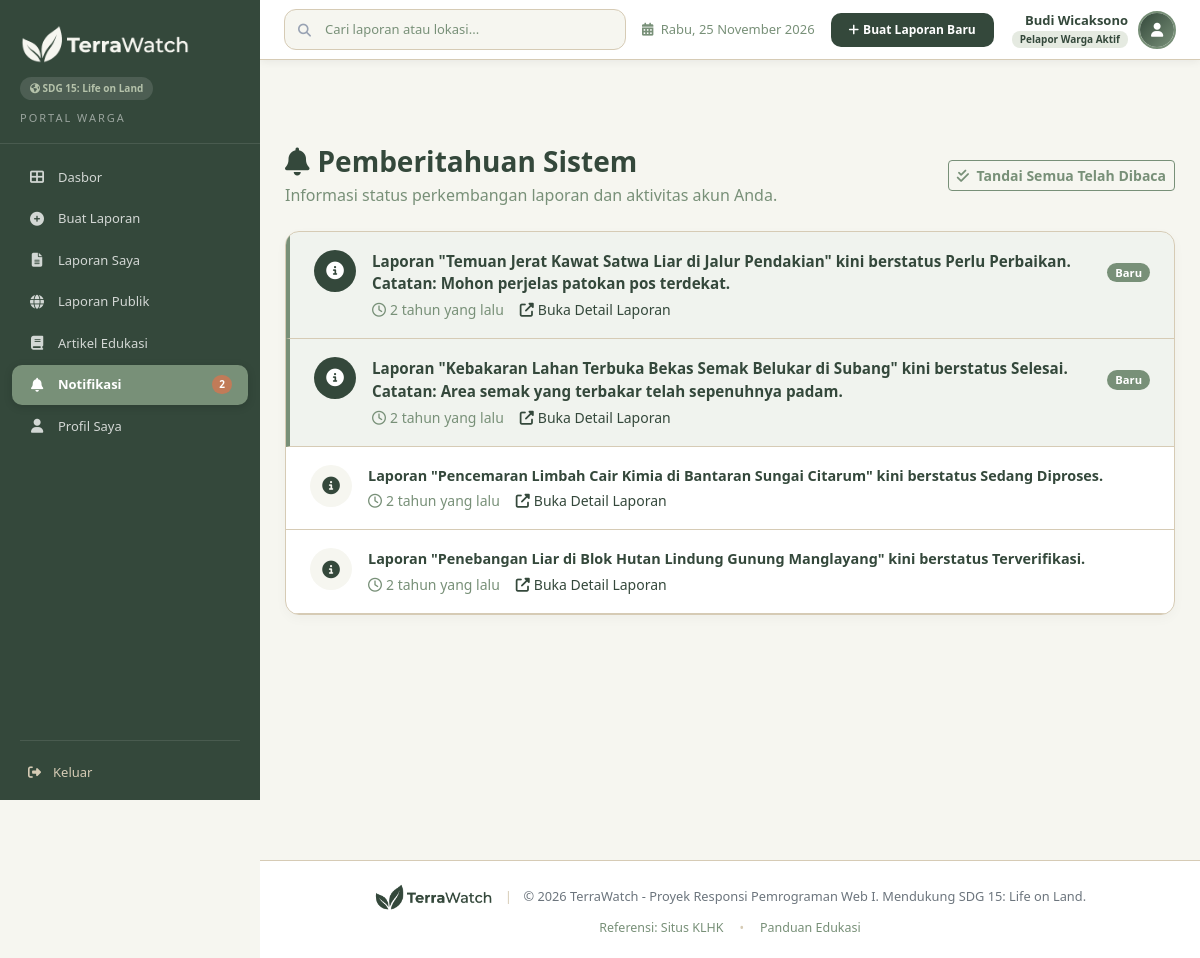
The page /user/notifikasi.php (signed in) on the database its author committed.
### tables this page shows
CREATE TABLE `notifications` (
  `notification_id` INT       NOT NULL AUTO_INCREMENT,
  `user_id`         INT       NOT NULL,
  `report_id`       INT       NULL DEFAULT NULL,
  `message`         TEXT      NOT NULL,
  `is_read`         TINYINT   NOT NULL DEFAULT 0,
  `created_at`      TIMESTAMP NOT NULL DEFAULT CURRENT_TIMESTAMP,
  PRIMARY KEY (`notification_id`),
  INDEX `idx_notifications_user_id` (`user_id`),
  INDEX `idx_notifications_created_at` (`created_at`),
  CONSTRAINT `fk_notifications_user`   FOREIGN KEY (`user_id`)   REFERENCES `users`(`user_id`) ON DELETE CASCADE,
  CONSTRAINT `fk_notifications_report` FOREIGN KEY (`report_id`) REFERENCES `reports`(`report_id`) ON DELETE SET NULL
);

### helpers/functions.php (called while the page is built, shortened)
<?php
function timeAgo(string $datetime): string
{
    $now  = new DateTime();
    $ago  = new DateTime($datetime);
    $diff = $ago->diff($now);
    if ($diff->y > 0) {
        return $diff->y . ' tahun yang lalu';
    }
    return 'baru saja';
}
function getUnreadNotificationCount(PDO $pdo, int $userId): int
{
    $stmt = $pdo->prepare(
        "SELECT COUNT(*) AS cnt FROM notifications WHERE user_id = :user_id AND is_read = 0"
    );
    $stmt->execute(['user_id' => $userId]);
    return (int) $stmt->fetch()['cnt'];
}

### user/notifikasi.php (the view, shortened to what this page needs)
<?php
require_once __DIR__ . '/../helpers/functions.php';
$userId = $_SESSION['user_id'];
try {
    $stmt = $pdo->prepare("
        SELECT * FROM notifications
        WHERE user_id = ?
        ORDER BY created_at DESC
    ");
    $stmt->execute([$userId]);
    $notifications = $stmt->fetchAll(PDO::FETCH_ASSOC);
    $unreadCount = getUnreadNotificationCount($pdo, $userId);
} catch (PDOException $e) {
    $notifications = [];
    $unreadCount = 0;
}
?>
<!DOCTYPE html>
<html lang="id">
<head>
    <link href="https://cdn.jsdelivr.net/npm/bootstrap@5.3.2/dist/css/bootstrap.min.css" rel="stylesheet">
    <link href="https://cdnjs.cloudflare.com/ajax/libs/font-awesome/6.5.1/css/all.min.css" rel="stylesheet">
    <link href="../assets/css/style.css" rel="stylesheet">
</head>
<body>
<?php include __DIR__ . '/../includes/sidebar.php'; ?>
<?php include __DIR__ . '/../includes/topbar.php'; ?>
<main class="main-content">
    <div class="content-header mb-4 d-flex justify-content-between align-items-center">
        <div>
            <h3 class="fw-bold text-pine mb-1"><i class="fas fa-bell me-2"></i>Pemberitahuan Sistem</h3>
            <p class="text-muted mb-0">Informasi status perkembangan laporan dan aktivitas akun Anda.</p>
        </div>
        <?php if ($unreadCount > 0): ?>
            <a href="notifikasi.php?action=mark_all" class="btn btn-outline-success btn-sm fw-bold" style="color:#34483B;border-color:#34483B;">
                <i class="fas fa-check-double me-1"></i> Tandai Semua Telah Dibaca
            </a>
        <?php endif; ?>
    </div>
    <div class="notif-card">
        <?php if (empty($notifications)): ?>
            <div class="text-center py-5">
                <i class="fas fa-bell-slash fa-3x text-muted mb-3"></i>
                <h6 class="fw-bold text-muted">Belum Ada Notifikasi</h6>
                <p class="text-muted small">Anda akan menerima pembaruan di sini ketika laporan Anda diverifikasi oleh admin.</p>
            </div>
        <?php else: ?>
            <?php foreach ($notifications as $n):
                $isUnread = ((int)$n['is_read'] === 0);
                $link = 'notifikasi.php?read_id=' . $n['notification_id'] . (!empty($n['report_id']) ? '&report_id=' . $n['report_id'] : '');
            ?>
            <a href="<?= $link ?>" class="notif-row <?= $isUnread ? 'unread' : '' ?>">
                <div class="notif-icon-box">
                    <i class="fas fa-info-circle"></i>
                </div>
                <div class="flex-grow-1">
                    <div class="d-flex justify-content-between align-items-center mb-1">
                        <span class="fw-bold text-pine" style="<?= $isUnread ? 'font-size:0.95rem;' : 'font-size:0.9rem;color:#495057;' ?>">
                            <?= htmlspecialchars($n['message']) ?>
                        </span>
                        <?php if ($isUnread): ?>
                            <span class="badge rounded-pill px-2 py-1 ms-2" style="font-size:0.7rem;background:#789078 !important;color:#fff;">Baru</span>
                        <?php endif; ?>
                    </div>
                    <div class="d-flex align-items-center gap-3 small text-muted">
                        <span><i class="far fa-clock me-1"></i><?= timeAgo($n['created_at']) ?></span>
                        <?php if (!empty($n['report_id'])): ?>
                            <span class="text-pine"><i class="fas fa-external-link-alt me-1"></i>Buka Detail Laporan</span>
                        <?php endif; ?>
                    </div>
                </div>
            </a>
            <?php endforeach; ?>
        <?php endif; ?>
    </div>
</main>
<?php include __DIR__ . '/../includes/footer.php'; ?>
</body>
</html>

### assets/css/style.css (style rules this page uses)
:root { --pine: #34483B; --sage: #789078; --soft-leaf: #B5C2AA; --cloud-cream: #F6F6F0; --stone-beige: #D6CBB5; --muted-terracotta: #C17B58; --primary-dark-green: #34483B; --secondary-green: #789078; --accent-green: #789078; --light-sage: #B5C2AA; --bg-light: #F6F6F0; --white: #FFFFFF; --status-pending: #C17B58; --status-verified: #789078; --status-in-progress: #789078; --status-completed: #34483B; --status-rejected: #C17B58; --status-revision: #C17B58; --maroon-btn: #C17B58; --sidebar-width: 260px; --cat-deforestasi: #34483B; --cat-degradasi: #789078; --cat-gambut: #C17B58; --amber-bg: #F6F6F0; --amber-border: #D6CBB5; --text-dark: #34483B; --text-muted: #789078; --border-color: #D6CBB5; }
* { margin: 0; padding: 0; box-sizing: border-box; }
body { font-family: 'Segoe UI', 'Inter', -apple-system, BlinkMacSystemFont, sans-serif; background-color: var(--bg-light); color: var(--text-dark); overflow-x: hidden; }
a { text-decoration: none; color: inherit; }
.main-content { margin-left: var(--sidebar-width); margin-top: 60px; padding: 25px; min-height: calc(100vh - 60px); background: var(--bg-light); }
.text-muted { color: var(--text-muted) !important; }
.text-pine { color: #34483B !important; }
.btn-outline-success { color: #789078 !important; border-color: #789078 !important; }

### user/notifikasi.php (style rules this page uses)
.notif-card { background: #ffffff; border-radius: 14px; border: 1px solid #D6CBB5; overflow: hidden; box-shadow: 0 4px 12px rgba(0,0,0,0.03); }
.notif-row { display: flex; align-items: flex-start; gap: 16px; padding: 18px 24px; border-bottom: 1px solid #D6CBB5; transition: background 0.15s ease; text-decoration: none; color: inherit; }
.notif-row.unread { background: rgba(181, 194, 170, 0.2); border-left: 4px solid #789078; }
.notif-icon-box { width: 42px; height: 42px; border-radius: 50%; display: flex; align-items: center; justify-content: center; flex-shrink: 0; background: #F6F6F0; color: #34483B; font-size: 1.1rem; }
.notif-row.unread .notif-icon-box { background: #34483B; color: #ffffff; }

### rows shown on the page
notifications: message "Laporan \"Temuan Jerat Kawat Satwa Liar di Jalur Pendakian\" kini berstatus Perlu Perbaikan. Catatan: Mohon perjelas patokan pos terdekat.", is_read "Baru", created_at "2 tahun yang lalu", shows "Buka Detail Laporan"
notifications: message "Laporan \"Kebakaran Lahan Terbuka Bekas Semak Belukar di Subang\" kini berstatus Selesai. Catatan: Area semak yang terbakar telah sepenuhnya padam.", is_read "Baru", created_at "2 tahun yang lalu", shows "Buka Detail Laporan"
notifications: message "Laporan \"Pencemaran Limbah Cair Kimia di Bantaran Sungai Citarum\" kini berstatus Sedang Diproses.", created_at "2 tahun yang lalu", shows "Buka Detail Laporan"
notifications: message "Laporan \"Penebangan Liar di Blok Hutan Lindung Gunung Manglayang\" kini berstatus Terverifikasi.", created_at "2 tahun yang lalu", shows "Buka Detail Laporan"

### other values the page prints
$unreadCount "2"
$userName "Budi Wicaksono"
$roleBadge "Pelapor Warga Aktif"
